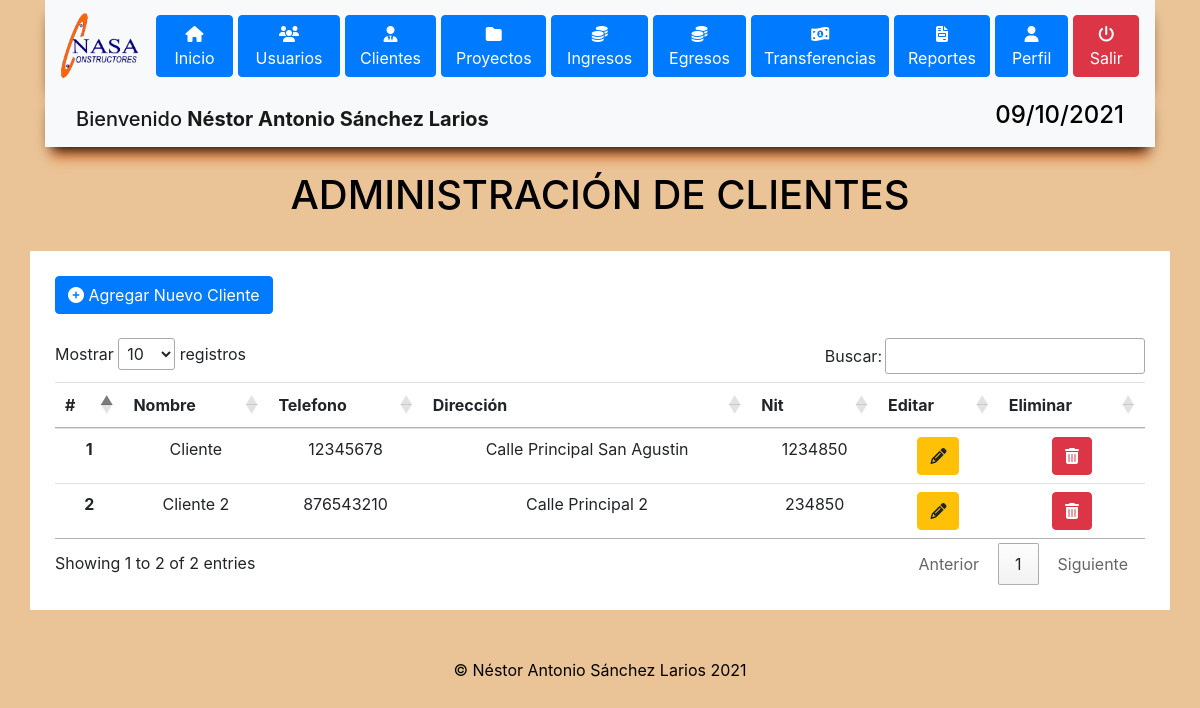
Page /vistas/clientes.php (signed in) on the committed database.
### tables this page shows
CREATE TABLE `cliente` (
  `id_cliente` int(11) NOT NULL,
  `nombre` text NOT NULL,
  `telefono` int(8) NOT NULL,
  `direccion` text NOT NULL,
  `nit` int(11) NOT NULL,
  `estado` int(11) NOT NULL
);

### vistas/clientes.php (the view, shortened to what this page needs)
<?php
include '../modelos/conexion.php';
?>
<!DOCTYPE html>
<html lang="es">
<head>
<?php
include "header/directorio.php"
?>
</head>
<body>
<?php
    include "header/header.php"
?>
<br>
<div class="container">
    <h1 class="text-center" style="color: black;">ADMINISTRACIÓN DE CLIENTES</h1>
</div>
<br>
<div class="container" style="background-color: white; padding: 25px;">
    <button type="button" class="btn btn-primary" data-toggle="modal" data-target="#clientesModal">
    <i class="fas fa-plus-circle"></i> Agregar Nuevo Cliente
    </button>
    <br>
    <br>
    <table id="clientes" class="table text-center table-responsive-lg">
  <thead>
    <tr>
      <th scope="col">#</th>
      <th scope="col">Nombre</th>
      <th scope="col">Telefono</th>
      <th scope="col">Dirección</th>
      <th scope="col">Nit</th>
      <th scope="col">Editar</th>
      <th scope="col">Eliminar</th>
    </tr>
  </thead>
  <tbody>
  <?php
  $qusuario = "SELECT * FROM cliente WHERE estado !=0";
  $resultado = mysqli_query($conexion,$qusuario);
  $i =0;
  while($row = mysqli_fetch_array($resultado)){
    $i ++;
    ?>
    <tr>
      <th scope="row"><?php echo $i ?></th>
      <td><?php echo $row['nombre'] ?></td>
      <td><?php echo $row['telefono'] ?></td>
      <td><?php echo $row['direccion'] ?></td>
      <td><?php echo $row['nit'] ?></td>
      <td>
      <div class="" >
        <div role="group" aria-label="Third group">
        <button type="button" id="botonEditar" class="btn btn-warning" data-toggle="modal" data-target="#EditarClienteModal"
        data-id="<?php echo $row['id_cliente'] ?>" data-nombre="<?php echo $row['nombre'] ?>"
        data-telefono="<?php echo $row['telefono']?>" data-direccion="<?php echo $row['direccion']?>"
        data-nit="<?php echo $row['nit']?>">
        <i class="fas fa-pencil-alt"></i>
        </button>
            </div>
            </td>
      <td>
      <div role="group" aria-label="Third group">
        <button type="button" id="botonEliminar" class="btn btn-danger" data-toggle="modal" data-target="#EliminarClienteModal"
        data-idc="<?php echo $row['id_cliente']  ?>">
        <i class="fas fa-trash-alt"></i>
        </button>
          </div>
      </td>
  </div>
    </tr>
    <?php
  }
    ?>
        <br>
        <br>
      <div class="footer text-center">
          <p>© Néstor Antonio Sánchez Larios 2021</p>
      </div>
</body>
</html>

### css/inicio.css (style rules this page uses)
body { background-color: #EAC497; }
.footer { color: black; }

### rows in the picture
cliente: nombre "Cliente", telefono "12345678", direccion "Calle Principal San Agustin", nit "1234850"
cliente: nombre "Cliente 2", telefono "876543210", direccion "Calle Principal 2", nit "234850"

### other values in the picture
$nombreU "Néstor Antonio Sánchez Larios"
